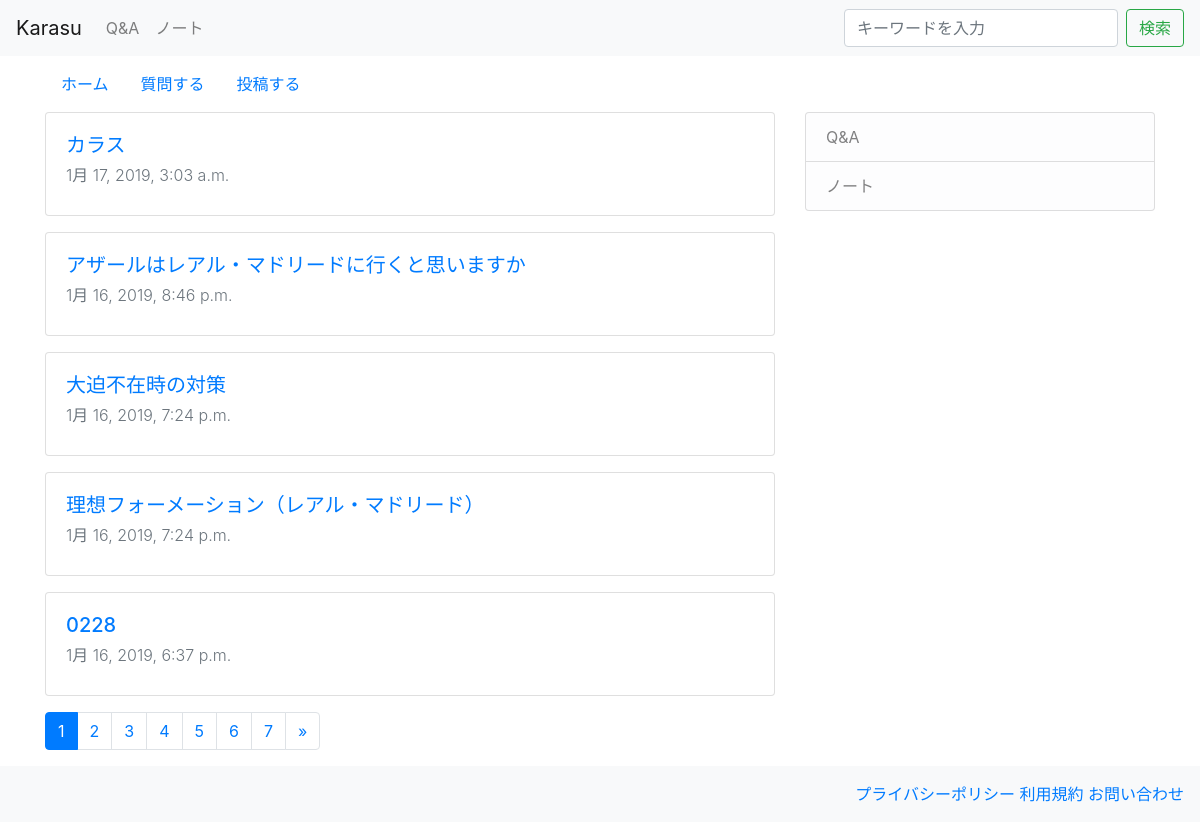
The app's page /qa/ with its own data.
### qa/models.py (models this page shows, shortened)
class Category(models.Model):
    name = models.CharField('カテゴリ名', max_length=200)
    def __str__(self):
        return self.name

class Day(models.Model):
    title = models.CharField('タイトル', max_length=200)
    text = models.TextField('本文')
    date = models.DateTimeField('日付', default=timezone.now)
    category = models.ForeignKey(Category, verbose_name='カテゴリ', on_delete=models.PROTECT, blank=True, null=True)

### qa/views.py (the view)
# urls.py: path('', views.IndexView.as_view(), name='index'), #/qa
class IndexView(generic.ListView):
    model = Day #モデル名_list.html という名でテンプレートへ渡される
    paginate_by = 5
    def get_queryset(self):
        queryset = Day.objects.order_by('-date')
        keyword = self.request.GET.get('keyword')
        if keyword:
            queryset = queryset.filter(
              Q(title__icontains=keyword) | Q(text__icontains=keyword)
            )
        return queryset

### qa/context_processors.py (called while the page is built)
def common(request):
    context = {
      'category_list':Category.objects.all(),
    }
    return context

### qa/templatetags/mytag.py (called while the page is built)
@register.simple_tag
def url_replace(request, field, value):
    url_dict = request.GET.copy()
    url_dict[field] = value
    return url_dict.urlencode()

### qa/templates/qa/day_list.html (shortened to what this page needs)
{% extends 'qa/base.html' %}
{% block content %}
{% for day in day_list %}
<div class="card mb-3">
  <div class="card-body">
    <h5 class="card-title"><a href="{% url 'qa:detail' day.pk %}">{{ day.title }}</a></h5>
    <p class="card-subtitle mb-2 text-muted font-weight-light">{{ day.date }}</p>
  </div>
</div>
{% endfor %}
{% include 'qa/page5.html' %}
{% endblock %}

### qa/templates/qa/base.html (shortened to what this page needs)
<!doctype html>
<html lang="ja">
  <head>
    <link rel="stylesheet" href="https://stackpath.bootstrapcdn.com/bootstrap/4.2.1/css/bootstrap.min.css">
  </head>
  <body>
    <nav class="navbar navbar-expand-lg navbar-light bg-light">
      <a class="navbar-brand" href="{% url 'qa:index' %}">Karasu</a>
      <div class="navbar-collapse collapse show" id="navbarSupportedContent" style="">
        <ul class="navbar-nav mr-auto">
          {% for category in category_list %}
          <li class="nav-item">
            <a class="nav-link" href="{% url 'qa:category' category.pk %}">{{ category }}</a>
          </li>
          {% endfor %}
        </ul>
        <form class="form-inline my-2 my-lg-0" method="GET" action="{% url 'qa:index' %}">
          <input class="form-control mr-sm-2" type="text" placeholder="キーワードを入力" aria-label="Search" name="keyword">
          <button class="btn btn-outline-success my-2 my-sm-0" type="submit">検索</button>
        </form>
      </div>
    </nav>
    <div class="container">
      <nav class="nav mb-2 mt-2">
        <a class="nav-link active" href="{% url 'qa:index' %}">ホーム</a>
        <a class="nav-link active" href="{%  url 'qa:add' %}" target="_blank">質問する</a>
        <a class="nav-link active" href="{%  url 'qa:add' %}" target="_blank">投稿する</a>
      </nav>
      <div class="row">
        <div class="col-md-8">
          {% block content %}
          {% endblock %}
        </div>
        <div class="col-md-4">
          <div class="list-group">
            {% for category in category_list %}
            <a href="{% url 'qa:category' category.pk %}" class="list-group-item list-group-item-action list-group-item-light">{{ category }}</a>
            {% endfor %}
          </div>
        </div>
      </div>
    </div>
    <footer class="footer bg-light text-gray text-right py-3 pr-3">
      <div class="text-muted text-right">
        <a href="#">プライバシーポリシー</a>
        <a href="#">利用規約</a>
        <a href="#">お問い合わせ</a>
      </div>
    </footer>
  </body>
</html>

### qa/templates/qa/page5.html (shortened to what this page needs)
{% load mytag %}
<nav aria-label="Page navigation">
  <ul class="pagination">
      {% for link_page in page_obj.paginator.page_range %}
        {% if link_page == page_obj.number %}
          <li class="page-item active">
            <a class="page-link" href="?{% url_replace request 'page' link_page %}">
              {{ link_page }}
            </a>
          </li>
        {% else %}
          <li class="page-item">
            <a class="page-link" href="?{% url_replace request 'page' link_page %}">
              {{ link_page }}
            </a>
          </li>
        {% endif %}
      {% endfor %}
      {% if page_obj.has_next %}
        <li class="page-item">
        <a class="page-link" href="?{% url_replace request 'page' page_obj.next_page_number %}" aria-label="Next">
          <span aria-hidden="true">&raquo;</span>
        </a>
      </li>
      {% endif %}
  </ul>
</nav>

### records on screen
Category: name "Q&A"
Category: name "ノート"
Day: title "カラス", date "1月 17, 2019, 3:03 a.m."
Day: title "アザールはレアル・マドリードに行くと思いますか", date "1月 16, 2019, 8:46 p.m."
Day: title "大迫不在時の対策", date "1月 16, 2019, 7:24 p.m."
Day: title "理想フォーメーション（レアル・マドリード）", date "1月 16, 2019, 7:24 p.m."
Day: title "0228", date "1月 16, 2019, 6:37 p.m."

### other values on screen
{{ link_page }} "1"
{{ link_page }} "2" "3" "4" "5" "6" "7"
